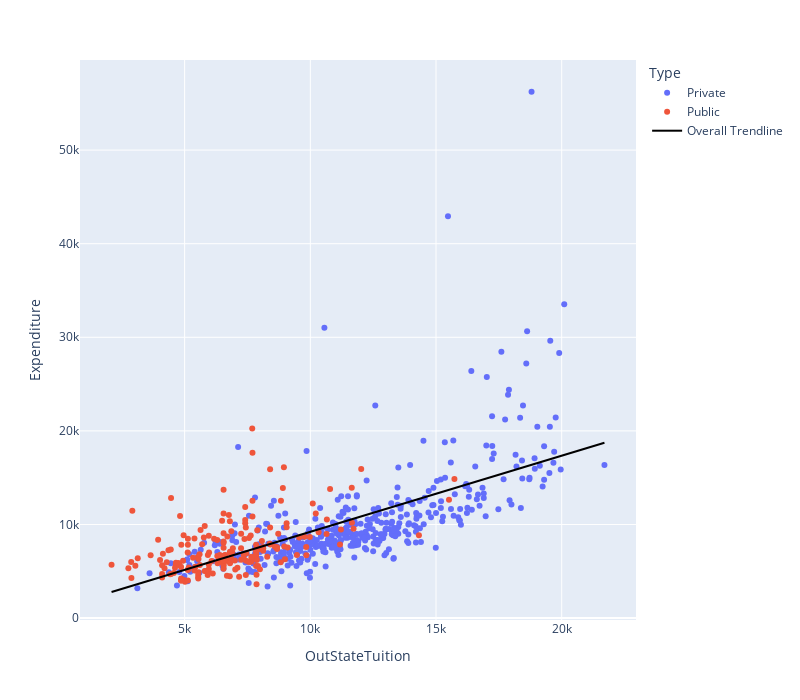

Write notebook code for a chart like this one.
### Markdown cell above
3D scatter plots are always cool to look at, and with Jupyter Book you can perform your analysis and share it with the world! This particular scatter plot shows us there may be some relationship between `OutStateTuition` and `Expenditure`.

### Code cell
fig = px.scatter(data, x = "OutStateTuition", y = "Expenditure", color="Type",
                 trendline="ols", trendline_scope="overall", trendline_color_override="black",
                 width=800, height=700)
fig.show()

### Figure 1 — Plotly figure (JSON) as saved in the notebook; plotly's stock layout.template omitted (floating-point values rounded to 4 significant figures; data arrays with more than 128 entries replaced by an {"elided": "..."} marker saying what was removed)
{"data": [{"hovertemplate": "Type=Private<br>OutStateTuition=%{x}<br>Expenditure=%{y}<extra></extra>", "legendgroup": "Private", "marker": {"color": "#636efa", "symbol": "circle"}, "mode": "markers", "name": "Private", "orientation": "v", "showlegend": true, "type": "scatter", "x": {"elided": "443 int values"}, "xaxis": "x", "y": {"elided": "443 int values"}, "yaxis": "y"}, {"hovertemplate": "Type=Public<br>OutStateTuition=%{x}<br>Expenditure=%{y}<extra></extra>", "legendgroup": "Public", "marker": {"color": "#EF553B", "symbol": "circle"}, "mode": "markers", "name": "Public", "orientation": "v", "showlegend": true, "type": "scatter", "x": {"elided": "197 int values"}, "xaxis": "x", "y": {"elided": "197 int values"}, "yaxis": "y"}, {"hovertemplate": "<b>OLS trendline</b><br>Expenditure = 0.812818 * OutStateTuition + 1085.61<br>R<sup>2</sup>=0.439061<br><br>OutStateTuition=%{x}<br>Expenditure=%{y} <b>(trend)</b><extra></extra>", "legendgroup": "Overall Trendline", "line": {"color": "black"}, "mode": "lines", "name": "Overall Trendline", "showlegend": true, "type": "scatter", "x": {"elided": "640 int values"}, "xaxis": "x", "y": {"elided": "640 float values"}, "yaxis": "y"}], "layout": {"height": 700, "legend": {"title": {"text": "Type"}, "tracegroupgap": 0}, "margin": {"t": 60}, "width": 800, "xaxis": {"anchor": "y", "autorange": true, "domain": [0, 1], "range": [836.1, 22960.0], "title": {"text": "OutStateTuition"}, "type": "linear"}, "yaxis": {"anchor": "x", "autorange": true, "domain": [0, 1], "range": [-204.7, 59630.0], "title": {"text": "Expenditure"}, "type": "linear"}}}
